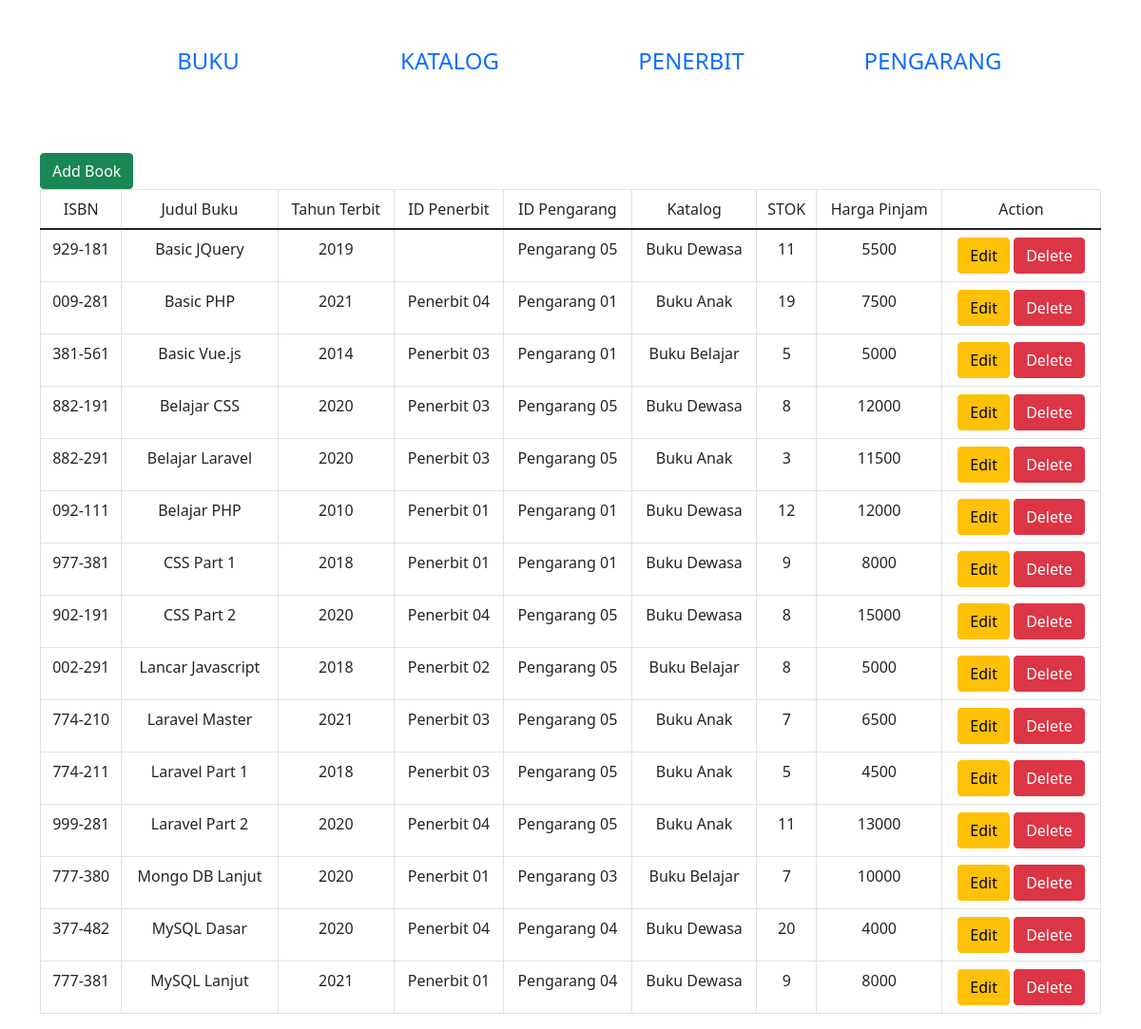
Screenshot of /tugas_CRUD_1/index.php with the database file from the repository.
### tables this page shows
CREATE TABLE `buku` (
  `isbn` varchar(25) NOT NULL,
  `judul` varchar(255) DEFAULT NULL,
  `tahun` int(11) DEFAULT NULL,
  `id_penerbit` varchar(8) DEFAULT NULL,
  `id_pengarang` varchar(8) DEFAULT NULL,
  `id_katalog` varchar(3) DEFAULT NULL,
  `qty_stok` int(11) DEFAULT 0,
  `harga_pinjam` int(11) NOT NULL
);

CREATE TABLE `pengarang` (
  `id_pengarang` varchar(8) NOT NULL,
  `nama_pengarang` varchar(255) DEFAULT NULL,
  `email` varchar(50) DEFAULT NULL,
  `telp` varchar(12) DEFAULT NULL,
  `alamat` varchar(255) DEFAULT NULL
);

CREATE TABLE `katalog` (
  `id_katalog` varchar(3) NOT NULL,
  `nama` varchar(255) DEFAULT NULL
);

CREATE TABLE `penerbit` (
  `id_penerbit` varchar(8) NOT NULL,
  `nama_penerbit` varchar(255) DEFAULT NULL,
  `email` varchar(50) DEFAULT NULL,
  `telp` varchar(12) DEFAULT NULL,
  `alamat` varchar(255) DEFAULT NULL
);

### tugas_CRUD_1/index.php (the view, shortened to what this page needs)
<!DOCTYPE html>
<html lang="en">
<head>
    <link href="https://cdn.jsdelivr.net/npm/bootstrap@5.1.3/dist/css/bootstrap.min.css" rel="stylesheet">
    <link rel="stylesheet" href="css/index.css">
</head>
<body>
    <?php
    include_once("connect.php");
    $books = mysqli_query($mysqli, "SELECT buku.*, katalog.nama as nama_katalog, penerbit.nama_penerbit as nama_penerbit, pengarang.nama_pengarang as nama_pengarang FROM buku
                                    LEFT JOIN katalog ON katalog.id_katalog = buku.id_katalog
                                    LEFT JOIN penerbit ON penerbit.id_penerbit = buku.id_penerbit
                                    LEFT JOIN pengarang ON pengarang.id_pengarang = buku.id_pengarang
                                    ORDER BY judul ASC
                                    ");
    ?>
    <div class="container">
        <div class="row text-center" style="margin: 50px;">
            <div class="col-md-3">
                <h4><a href="" style="text-decoration:none;">BUKU</a></h4>
            </div>
            <div class="col-md-3">
                <h4><a href="" style="text-decoration:none;">KATALOG</a></h4>
            </div>
            <div class="col-md-3">
                <h4><a href="" style="text-decoration:none;">PENERBIT</a></h4>
            </div>
            <div class="col-md-3">
                <h4><a href="" style="text-decoration:none;">PENGARANG</a></h4>
            </div>
        </div>
        <br>
        <div class="row">
            <div class="col">
                <a class="btn btn-success" href="add.php">Add Book</a>
            </div>
        </div>
        <div class="row">
            <div class="col-md-12">
                <table class="table table-bordered text-center">
                    <thead>
                        <tr>
                            <td>ISBN</td>
                            <td>Judul Buku</td>
                            <td>Tahun Terbit</td>
                            <td>ID Penerbit</td>
                            <td>ID Pengarang</td>
                            <td>Katalog</td>
                            <td>STOK</td>
                            <td>Harga Pinjam</td>
                            <td>Action</td>
                        </tr>
                    </thead>
                    <tbody>
                        <?php
                        while ($book = mysqli_fetch_array($books)) {
                            echo "
                                    <tr>
                                        <td>" . $book['isbn'] . "</td>
                                        <td>" . $book['judul'] . "</td>
                                        <td>" . $book['tahun'] . "</td>
                                        <td>" . $book['nama_penerbit'] . "</td>
                                        <td>" . $book['nama_pengarang'] . "</td>
                                        <td>" . $book['nama_katalog'] . "</td>
                                        <td>" . $book['qty_stok'] . "</td>
                                        <td>" . $book['harga_pinjam'] . "</td>
                                        <td class = 'text-center'>
                                            <a href = 'edit.php?isbn=" . $book['isbn'] . "' class = 'btn btn-warning'>Edit</a>
                                            <a href = '#' class = 'btn btn-danger' onclick = 'confirmation(`" . $book['isbn'] . "`)'>Delete</a>
                                        </td>
                                    </tr>
                                ";
                        }
                        ?>
                    </tbody>
                </table>
            </div>
        </div>
    </div>
</body>
</html>

### rows the page displays
buku: isbn "929-181", judul "Basic JQuery", tahun "2019", id_pengarang.nama_pengarang "Pengarang 05", id_katalog.nama "Buku Dewasa", qty_stok "11", harga_pinjam "5500"
buku: isbn "009-281", judul "Basic PHP", tahun "2021", id_penerbit.nama_penerbit "Penerbit 04", id_pengarang.nama_pengarang "Pengarang 01", id_katalog.nama "Buku Anak", qty_stok "19", harga_pinjam "7500"
buku: isbn "381-561", judul "Basic Vue.js", tahun "2014", id_penerbit.nama_penerbit "Penerbit 03", id_pengarang.nama_pengarang "Pengarang 01", id_katalog.nama "Buku Belajar", qty_stok "5", harga_pinjam "5000"
buku: isbn "882-191", judul "Belajar CSS", tahun "2020", id_penerbit.nama_penerbit "Penerbit 03", id_pengarang.nama_pengarang "Pengarang 05", id_katalog.nama "Buku Dewasa", qty_stok "8", harga_pinjam "12000"
buku: isbn "882-291", judul "Belajar Laravel", tahun "2020", id_penerbit.nama_penerbit "Penerbit 03", id_pengarang.nama_pengarang "Pengarang 05", id_katalog.nama "Buku Anak", qty_stok "3", harga_pinjam "11500"
buku: isbn "092-111", judul "Belajar PHP", tahun "2010", id_penerbit.nama_penerbit "Penerbit 01", id_pengarang.nama_pengarang "Pengarang 01", id_katalog.nama "Buku Dewasa", qty_stok "12", harga_pinjam "12000"
buku: isbn "977-381", judul "CSS Part 1", tahun "2018", id_penerbit.nama_penerbit "Penerbit 01", id_pengarang.nama_pengarang "Pengarang 01", id_katalog.nama "Buku Dewasa", qty_stok "9", harga_pinjam "8000"
buku: isbn "902-191", judul "CSS Part 2", tahun "2020", id_penerbit.nama_penerbit "Penerbit 04", id_pengarang.nama_pengarang "Pengarang 05", id_katalog.nama "Buku Dewasa", qty_stok "8", harga_pinjam "15000"
buku: isbn "002-291", judul "Lancar Javascript", tahun "2018", id_penerbit.nama_penerbit "Penerbit 02", id_pengarang.nama_pengarang "Pengarang 05", id_katalog.nama "Buku Belajar", qty_stok "8", harga_pinjam "5000"
buku: isbn "774-210", judul "Laravel Master", tahun "2021", id_penerbit.nama_penerbit "Penerbit 03", id_pengarang.nama_pengarang "Pengarang 05", id_katalog.nama "Buku Anak", qty_stok "7", harga_pinjam "6500"
buku: isbn "774-211", judul "Laravel Part 1", tahun "2018", id_penerbit.nama_penerbit "Penerbit 03", id_pengarang.nama_pengarang "Pengarang 05", id_katalog.nama "Buku Anak", qty_stok "5", harga_pinjam "4500"
buku: isbn "999-281", judul "Laravel Part 2", tahun "2020", id_penerbit.nama_penerbit "Penerbit 04", id_pengarang.nama_pengarang "Pengarang 05", id_katalog.nama "Buku Anak", qty_stok "11", harga_pinjam "13000"
buku: isbn "777-380", judul "Mongo DB Lanjut", tahun "2020", id_penerbit.nama_penerbit "Penerbit 01", id_pengarang.nama_pengarang "Pengarang 03", id_katalog.nama "Buku Belajar", qty_stok "7", harga_pinjam "10000"
buku: isbn "377-482", judul "MySQL Dasar", tahun "2020", id_penerbit.nama_penerbit "Penerbit 04", id_pengarang.nama_pengarang "Pengarang 04", id_katalog.nama "Buku Dewasa", qty_stok "20", harga_pinjam "4000"
buku: isbn "777-381", judul "MySQL Lanjut", tahun "2021", id_penerbit.nama_penerbit "Penerbit 01", id_pengarang.nama_pengarang "Pengarang 04", id_katalog.nama "Buku Dewasa", qty_stok "9", harga_pinjam "8000"
